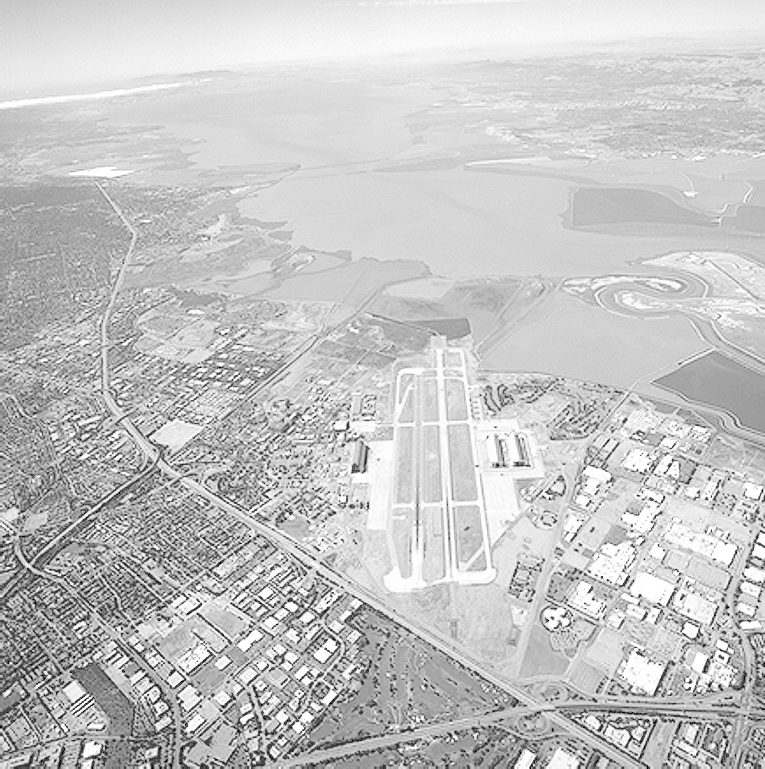
#> input picture runway.png, 765 x 769 px
$ python Exercise3.py
#> lines starting #> are read from the running program, lines starting #| are printed output that depends on the picture
import cv2
import numpy as np
import matplotlib.pyplot as plt

def custom_histogram_equalization(image):
    # Ensure the image is grayscale for the calculation
    if len(image.shape) == 3:
        gray = cv2.cvtColor(image, cv2.COLOR_BGR2GRAY)
#> image is the input picture: shape (769, 765, 3); min 0, max 255, mean 197.1
    else:
        gray = image

    # 1. Get image dimensions
    height, width = gray.shape
#> height = 769; width = 765
    total_pixels = height * width
#> total_pixels = 588285

    # 2. Calculate the histogram (frequency of each intensity 0-255)
    hist = np.zeros(256)
    for i in range(height):
        for j in range(width):
            hist[gray[i, j]] += 1

    # 3. Calculate Cumulative Distribution Function (CDF)
    cdf = hist.cumsum()
#> cdf = 256 values from 875 to 588285

    # 4. Normalize the CDF
    # Formula: h(v) = round((cdf(v) - cdf_min) / (total_pixels - cdf_min) * 255)
    cdf_min = cdf[cdf > 0].min()
#> cdf_min = 875
    cdf_normalized = (cdf - cdf_min) * 255 / (total_pixels - cdf_min)
#> cdf_normalized = 256 values from 0 to 255
    cdf_normalized = np.ma.filled(cdf_normalized, 0).astype('uint8')

    # 5. Map the original pixels to the new equalized values
    equalized_img = cdf_normalized[gray]
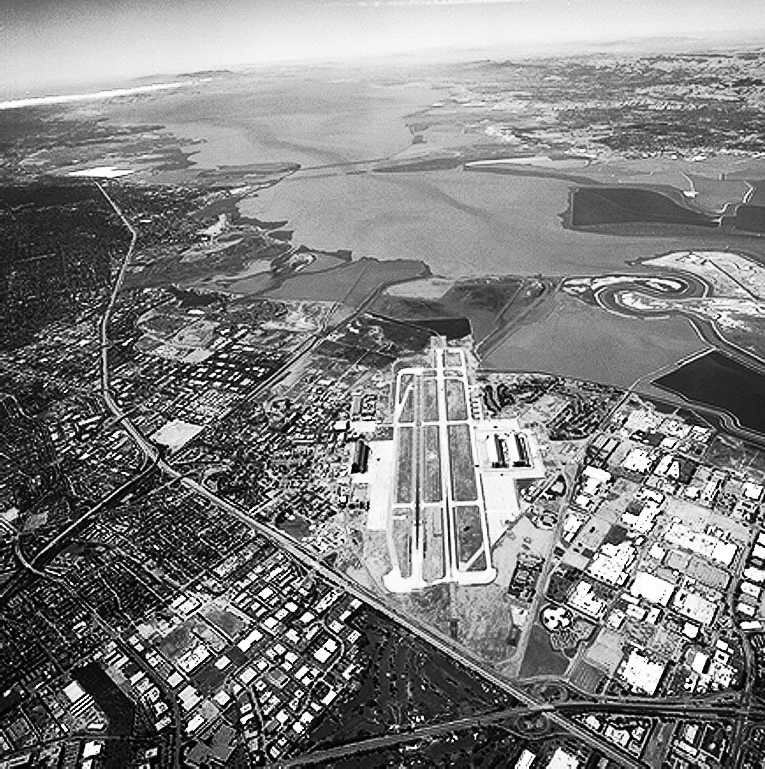
#> equalized_img: shape (769, 765); min 0, max 255, mean 128.2

    return gray, equalized_img

# --- Execution ---
# Load the runway image
img_path = './runway.png'
#print(f"Processing image: {cv2.imread(img_path).shape}")
original_gray, equalized = custom_histogram_equalization(cv2.imread(img_path))


# --- Visualization ---
plt.figure(figsize=(14, 7))

# Original
plt.subplot(2, 2, 1)
plt.title("Original Low Contrast Image")
plt.imshow(original_gray, cmap='gray')
plt.axis('off')

plt.subplot(2, 2, 3)
plt.title("Original Histogram (Clustered)")
plt.hist(original_gray.ravel(), 256, [0, 256], color='gray')

# Equalized
plt.subplot(2, 2, 2)
plt.title("After Histogram Equalization")
plt.imshow(equalized, cmap='gray')
plt.axis('off')

plt.subplot(2, 2, 4)
plt.title("Equalized Histogram (Flattened/Stretched)")
plt.hist(equalized.ravel(), 256, [0, 256], color='blue')

plt.tight_layout()
plt.show()
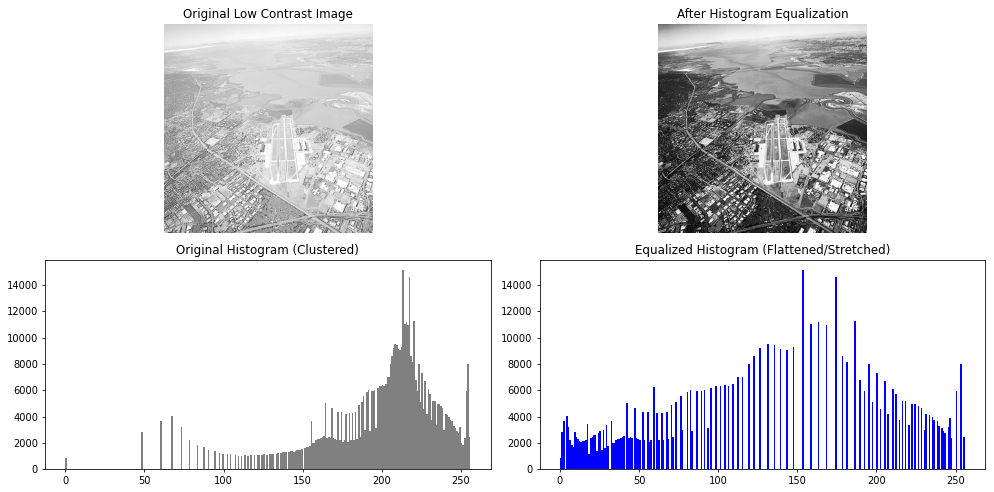
#> figure drawn by matplotlib, 4 panels; panel 2: tallest bar 15137 high, from x = 213 to 214; panel 4: tallest bar 15137 high, from x = 153 to 154
